Frame 1 (no input): blank canvas, image omitted
Frame 60 (the mouse pressed at the canvas centre just before this capture): blank canvas, image omitted
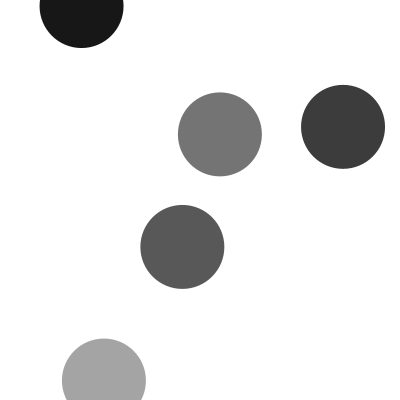
Frame 120 (the mouse held since frame 60 and released just before this capture)

The Processing sketch whose frames 1 and 60 were blank and that drew this single picture after the mouse press (run headless with seeded random() and noise(); from frame 60 on, the mouse is pressed at the canvas centre):

// Processing sketch: processing_170459
// ── processing_170459.pde

Ball[] balls = new Ball [5];
 
boolean globalGrow = true;
 
void setup() {
size(400,400);
smooth();
 
for(int i = 0; i < balls.length; i++){
  balls[i] = new Ball();
}
 
}
 
void draw() {
background(255);
 for (int i = 0; i< balls.length; i++) {
     balls[i].grow();
      balls[i].display();
       
  for(int j = 0; j < balls.length; j++){ 
   if (balls[i].intersect(balls[j])) {
     if(i != j){
      color c = color(random(255),random(25),random(255));
          balls[i].resetMe(c);
          balls[j].resetMe(c);
          }
   }
 }
}
}
void mousePressed(){
if(globalGrow == true){
globalGrow = false;
}
else{
globalGrow = true;
}
}
class Ball{
float r; // radius
float x,y;
color c;
 
Ball() {
resetMe(color(random(0,255)));
}
 
void grow() {
  if (globalGrow){
    r+=0;
  }else{
    r+=.7;}
}
 
void resetMe(color tempC){
r = 0;
x = random(width);
y = random(height);
c = tempC;
}
 
void display() {
noStroke();
fill(c);
ellipse(x,y,r*2,r*2);
}
 
boolean intersect(Ball b) {
// Objects can be passed into functions as arguments too!
float distance = dist(x,y,b.x,b.y); // Calculate distance
 
// Compare distance to sum of radii
if (distance < r + b.r) {
return true;
}
else {
return false;
}
}
}
